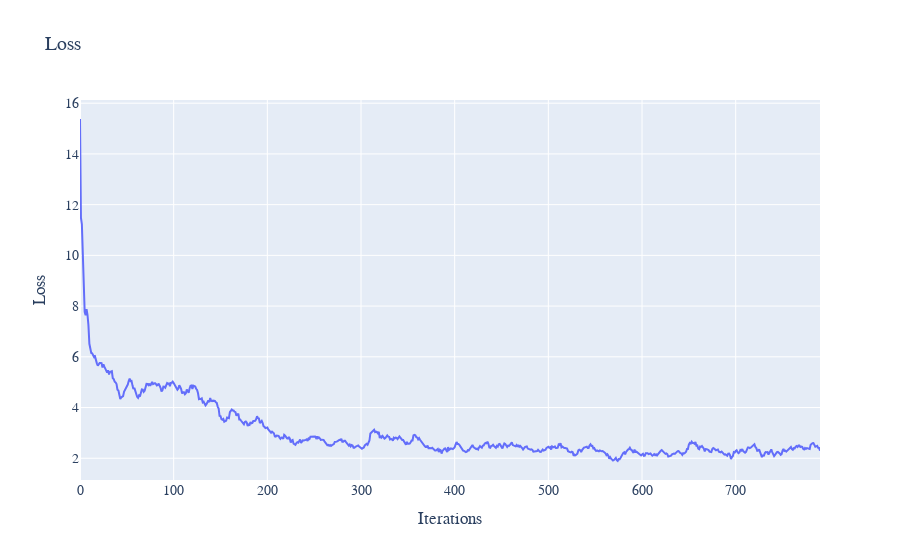

Notebook code for this chart:
### Code cell
eq = BOUNDED_OPINION()
model = MODEL_CONFIG = {
    "hidden_dim": 64,
    "learning_rate": 1e-3,
    "loss_weights": (1, 8),
    "sampling_method": "uniform",
    "lr_decay": 0.98,
    "network_type": "RES",
    "optimiser": "Adam",
    "method": "Galerkin"
}
solver = DeepPDESolver(model, eq)
losses = list(solver.train(800))
plot_losses(losses)

### Figure 1 — Plotly figure (JSON) as saved in the notebook; plotly's stock layout.template omitted (floating-point values rounded to 4 significant figures; data arrays with more than 128 entries replaced by an {"elided": "..."} marker saying what was removed)
{"data": [{"mode": "lines", "name": "Error at x=0.1", "type": "scatter", "x": {"elided": "791 int values"}, "xaxis": "x", "y": {"elided": "791 float values"}, "yaxis": "y"}], "layout": {"font": {"family": "Courier New, monospace", "size": 14}, "title": {"text": "Loss"}, "xaxis": {"anchor": "y", "domain": [0, 1], "title": {"text": "Iterations"}}, "yaxis": {"anchor": "x", "domain": [0, 1], "title": {"text": "Loss"}}}}
